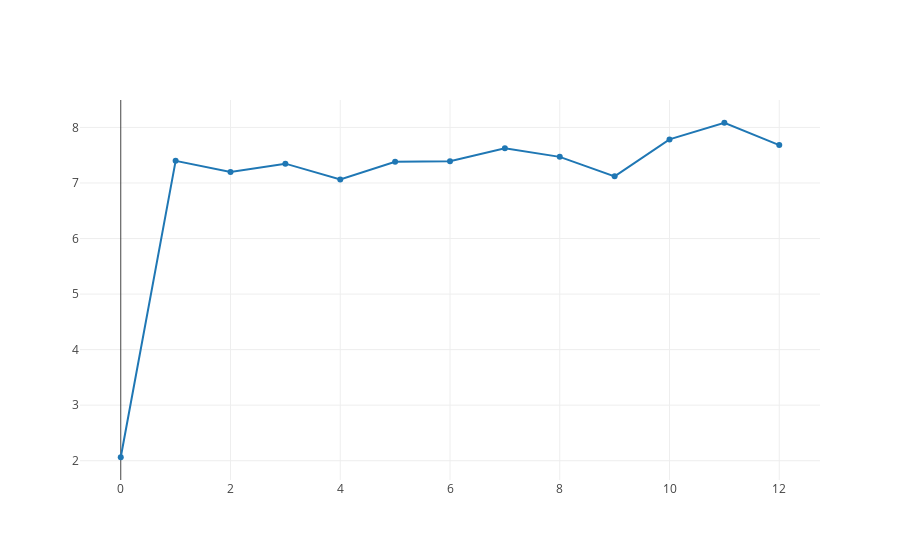

Notebook source saved alongside this figure:
### Markdown cell above
### 3) F. Gráfico Média de Nota mensal

### Code cell
trace0 = go.Scatter(
    x= nota_mensal['MONTH'],
    y= nota_mensal['NOTA']
)

data = [trace0]

plotly.offline.iplot(data)

### Figure 1 — Plotly figure (JSON) as saved in the notebook; plotly's stock layout.template omitted (floating-point values rounded to 4 significant figures)
{"data": [{"type": "scatter", "uid": "6f68c541-38a0-48ae-8861-1daf917e1145", "x": [0, 1, 2, 3, 4, 5, 6, 7, 8, 9, 10, 11, 12], "y": [2.062, 7.398, 7.197, 7.348, 7.061, 7.382, 7.393, 7.624, 7.47, 7.119, 7.784, 8.084, 7.681]}], "layout": {}}
